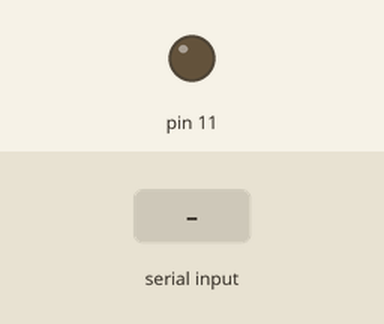
Recording of a sketch running on a simulated Arduino Uno, built with avr-gcc and run on an emulated ATmega328P. Shown: output pins drawn as LEDs (lit = HIGH). Inputs (shaded band) come from the test bench.

Above: at 2.7 s.
2.8 s: "e90\n" received over Serial
At 3.4 s:
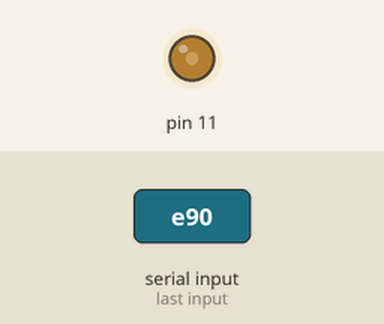
4.3 s: "e,45\n" received over Serial
At 4.6 s:
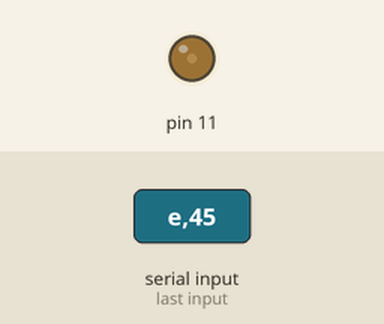
Timing chart, 0 to 7.3 s (numbered marks = the images above; inputs shaded):
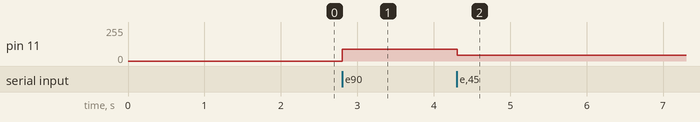

Measured:
- after the input at 2.8 s, pin 11: 0/255 → 90/255 at once
- after the input at 4.3 s, pin 11: 90/255 → 45/255 at once

The sketch:

arduinoExcel2.ino
```cpp
void setup() {
  // put your setup code here, to run once:
  Serial.begin(9600);
}

char comando;
int valor;

void loop() {
  // put your main code here, to run repeatedly:
  char oldcomando = comando;
  if (Serial.available() > 0)
  {
    comando = Serial.read();
  }

  if (comando == 'e')
  {
    valor = Serial.parseInt();
    analogWrite(11, valor);
    if (oldcomando == 'i')
  {
    comando = 'i';
    Serial.readString();
  }


    else comando = 'j';
  }

  if (comando == 'i')
  {
    int teste = analogRead(A0);
    int teste2 = analogRead(A1);
    Serial.print(teste);
    Serial.print(",");
    Serial.println(teste2);
    delay(200);
  }
}
```
